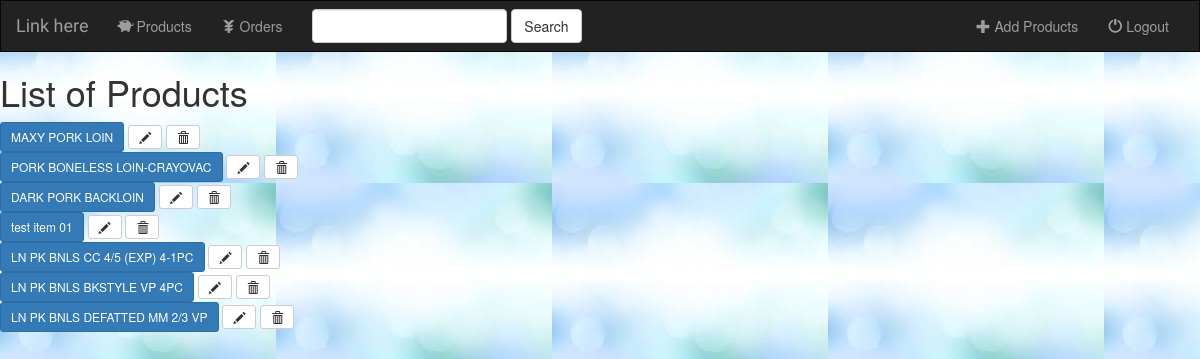
Before: /pork02/ with the older database file.
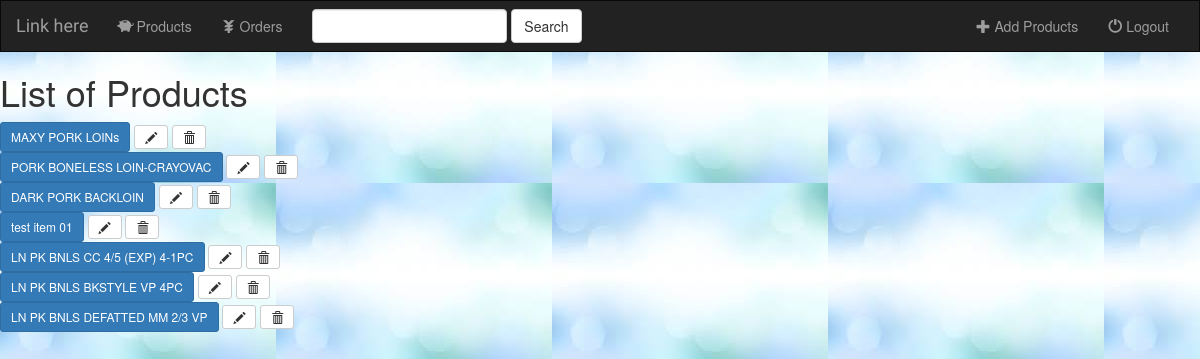
After: the same page with the newer database file.
### pork02/models.py (models this page shows, shortened)
class Products(models.Model):
    supplier = models.ForeignKey(Suppliers, on_delete=models.CASCADE) #Supplier
    prod_code_supplier = models.IntegerField(primary_key=True) #Supplier product code
    item_supplier = models.CharField(max_length=75) #Supplier Item Description
    prod_code_sumitomo = models.IntegerField() #Sumitomo product code
    item_sumitomo = models.CharField(max_length=75) #Sumitomo item description
    is_favorite = models.BooleanField(default=False)

### pork02/views.py (the view)
class IndexView(generic.ListView):
	template_name='pork02/index.html'
	context_object_name='object_list' #ListView returns "object_list" by default but cn be overridden with using this variable
	def get_queryset(self):
		return Products.objects.all() #this returns an object called "object_list"s

### pork02/templates/pork02/index.html (shortened to what this page needs)
{% extends 'pork02/base.html' %}
{% block myBody %}
	{% if object_list %}
		<h1>List of Products</h1>
		<div>
				{% for prod in object_list %}
				<div>
					<a href="{% url 'pork02:product_detail' prod.prod_code_supplier %}" class="btn btn-primary btn-sm">{{ prod.item_supplier }}</a>
					<form action="{% url 'pork02:product-update' prod.prod_code_supplier %}" method="post" style="display: inline;">
						<button type="submit" class="btn btn-default btn-sm">
							<span class="glyphicon glyphicon-pencil"></span>
						</button>
					</form>
					<form action="#" method="post" style="display: inline;">
						<button type="submit" class="btn btn-default btn-sm">
							<span class="glyphicon glyphicon-trash"></span>
						</button>
					</form>
				</div>
				{% endfor %}
			</div>
	{% else %}
		<h3>No products in the database</h3>
	{% endif %}
{% endblock %}

### pork02/templates/pork02/base.html (shortened to what this page needs)
{% load staticfiles %}
<link rel="stylesheet" type="text/css" href="https://maxcdn.bootstrapcdn.com/bootstrap/3.3.6/css/bootstrap.min.css">
<link rel="stylesheet" type="text/css" href="{% static 'pork02/style.css' %}"/>
<html>
<head>
</head>
<body>
  <nav class="navbar navbar-inverse">
  	<div class="container-fluid">
  		<div class="navbar-header">
  			<a class="navbar-brand" href="{% url 'pork02:index' %}">Link here</a>
  		</div>
  		<div class="collapse navbar-collapse" id="topNavBar">
  			<ul class="nav navbar-nav">
  				<li class="">
  					<a href="{% url 'pork02:index' %}">
  						<span class="glyphicon glyphicon-piggy-bank" aria-hidden="true"></span>&nbsp;Products
  					</a>
  				</li>
  				<li class="">
  					<a href="{% url 'pork02:index' %}">
  						<span class="glyphicon glyphicon-yen" aria-hidden="true"></span>&nbsp;Orders
  					</a>
  				</li>
  			</ul>
  			<form class="navbar-form navbar-left" role="search" method="get" action="#">
  				<div class="form-group">
  					<input type="text" class="form-control" name="q" value="">
  				</div>
  				<button type="submit" class="btn btn-default"> Search</button>
  			</form>
  			<ul class="nav navbar-nav navbar-right">
  				<li class="">
  					<a href="{% url 'pork02:product-add' %}">
  						<span class="glyphicon glyphicon-plus" aria-hidden="true"></span>&nbsp;Add Products
  					</a>
  				</li>
  				<li class="">
  					<a href="{% url 'pork02:index' %}">
  						<span class="glyphicon glyphicon-off" aria-hidden="true"></span>&nbsp;Logout
  					</a>
  				</li>
  			</ul>
  		</div>
  	</div>
  </nav>
  {% block myBody%}
  {% endblock %}
</body>
</html>

### pork02/static/pork02/style.css (style rules this page uses)
body { background: white url("images/background.png"); }
.navbar { border-radius: 0; }
.navbar-brand { font-family: 'Satisfy', cursive; }

Changed rows visible on the page:
changed Products: item_supplier "MAXY PORK LOIN" → "MAXY PORK LOINs"
